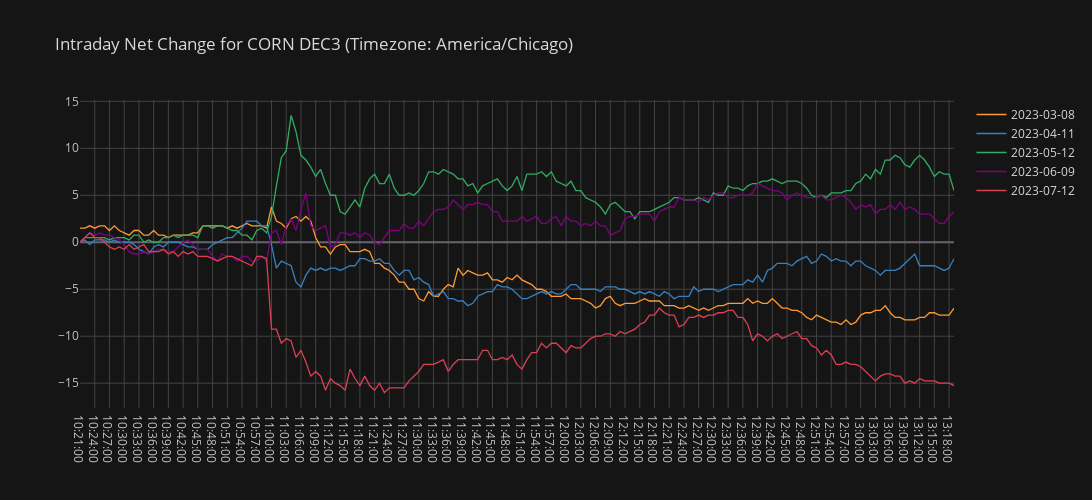
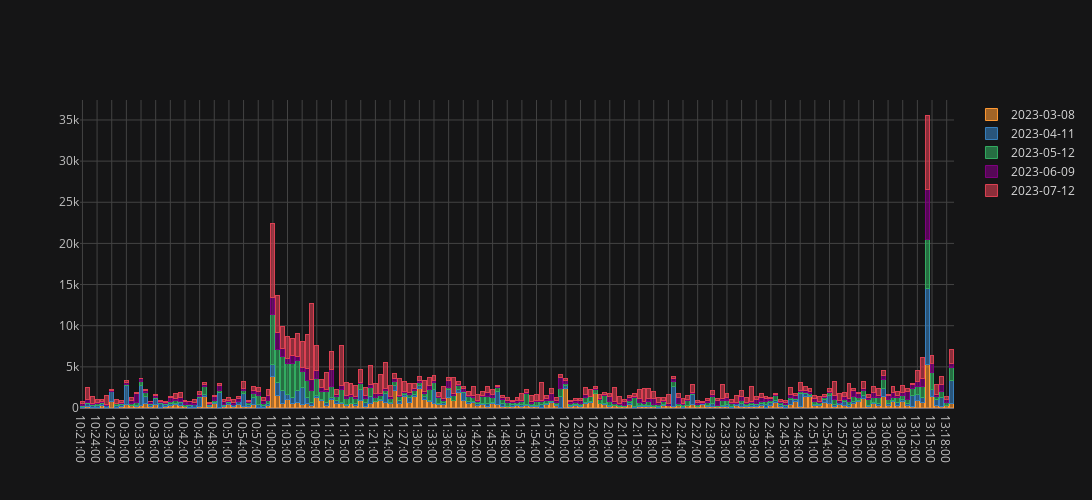

The notebook cell these images were saved under, in order:
### Code cell
# Plot the results and place the following text as part of the title of the chart
intraday.plot(f"Intraday Net Change for {intraday.label}")

### Figure 1 — Plotly figure (JSON) as saved in the notebook; plotly's stock layout.template omitted (floating-point values rounded to 4 significant figures; data arrays with more than 128 entries replaced by an {"elided": "..."} marker saying what was removed)
{"data": [{"line": {"color": "rgba(255, 153, 51, 1.0)", "dash": "solid", "shape": "linear", "width": 1.3}, "mode": "lines", "name": "2023-03-08", "text": "", "type": "scatter", "x": {"elided": "179 str values"}, "y": {"elided": "179 float values"}}, {"line": {"color": "rgba(55, 128, 191, 1.0)", "dash": "solid", "shape": "linear", "width": 1.3}, "mode": "lines", "name": "2023-04-11", "text": "", "type": "scatter", "x": {"elided": "179 str values"}, "y": {"elided": "179 float values"}}, {"line": {"color": "rgba(50, 171, 96, 1.0)", "dash": "solid", "shape": "linear", "width": 1.3}, "mode": "lines", "name": "2023-05-12", "text": "", "type": "scatter", "x": {"elided": "179 str values"}, "y": {"elided": "179 float values"}}, {"line": {"color": "rgba(128, 0, 128, 1.0)", "dash": "solid", "shape": "linear", "width": 1.3}, "mode": "lines", "name": "2023-06-09", "text": "", "type": "scatter", "x": {"elided": "179 str values"}, "y": {"elided": "179 float values"}}, {"line": {"color": "rgba(219, 64, 82, 1.0)", "dash": "solid", "shape": "linear", "width": 1.3}, "mode": "lines", "name": "2023-07-12", "text": "", "type": "scatter", "x": {"elided": "179 str values"}, "y": {"elided": "179 float values"}}], "layout": {"height": 500, "legend": {"bgcolor": "#151516", "font": {"color": "#D9D9D9"}}, "paper_bgcolor": "#151516", "plot_bgcolor": "#151516", "title": {"font": {"color": "#D9D9D9"}, "text": "Intraday Net Change for CORN DEC3 (Timezone: America/Chicago)"}, "width": 1100, "xaxis": {"autorange": true, "gridcolor": "#434343", "range": [0, 178], "showgrid": true, "tickfont": {"color": "#C2C2C2"}, "title": {"font": {"color": "#D9D9D9"}, "text": ""}, "type": "category", "zerolinecolor": "#666570"}, "yaxis": {"autorange": true, "gridcolor": "#434343", "range": [-17.64, 15.14], "showgrid": true, "tickfont": {"color": "#C2C2C2"}, "title": {"font": {"color": "#D9D9D9"}, "text": ""}, "type": "linear", "zerolinecolor": "#666570"}}}

### Figure 2 — Plotly figure (JSON) as saved in the notebook; plotly's stock layout.template omitted (floating-point values rounded to 4 significant figures; data arrays with more than 128 entries replaced by an {"elided": "..."} marker saying what was removed)
{"data": [{"marker": {"color": "rgba(255, 153, 51, 0.6)", "line": {"color": "rgba(255, 153, 51, 1.0)", "width": 1}}, "name": "2023-03-08", "orientation": "v", "text": "", "type": "bar", "x": {"elided": "179 str values"}, "y": {"elided": "179 int values"}}, {"marker": {"color": "rgba(55, 128, 191, 0.6)", "line": {"color": "rgba(55, 128, 191, 1.0)", "width": 1}}, "name": "2023-04-11", "orientation": "v", "text": "", "type": "bar", "x": {"elided": "179 str values"}, "y": {"elided": "179 int values"}}, {"marker": {"color": "rgba(50, 171, 96, 0.6)", "line": {"color": "rgba(50, 171, 96, 1.0)", "width": 1}}, "name": "2023-05-12", "orientation": "v", "text": "", "type": "bar", "x": {"elided": "179 str values"}, "y": {"elided": "179 int values"}}, {"marker": {"color": "rgba(128, 0, 128, 0.6)", "line": {"color": "rgba(128, 0, 128, 1.0)", "width": 1}}, "name": "2023-06-09", "orientation": "v", "text": "", "type": "bar", "x": {"elided": "179 str values"}, "y": {"elided": "179 int values"}}, {"marker": {"color": "rgba(219, 64, 82, 0.6)", "line": {"color": "rgba(219, 64, 82, 1.0)", "width": 1}}, "name": "2023-07-12", "orientation": "v", "text": "", "type": "bar", "x": {"elided": "179 str values"}, "y": {"elided": "179 int values"}}], "layout": {"barmode": "stack", "height": 500, "legend": {"bgcolor": "#151516", "font": {"color": "#D9D9D9"}, "traceorder": "normal"}, "paper_bgcolor": "#151516", "plot_bgcolor": "#151516", "title": {"font": {"color": "#D9D9D9"}}, "width": 1100, "xaxis": {"autorange": true, "gridcolor": "#434343", "range": [-0.5, 178.5], "showgrid": true, "tickfont": {"color": "#C2C2C2"}, "title": {"font": {"color": "#D9D9D9"}, "text": ""}, "type": "category", "zerolinecolor": "#666570"}, "yaxis": {"autorange": true, "gridcolor": "#434343", "range": [0, 37430.0], "showgrid": true, "tickfont": {"color": "#C2C2C2"}, "title": {"font": {"color": "#D9D9D9"}, "text": ""}, "type": "linear", "zerolinecolor": "#666570"}}}
